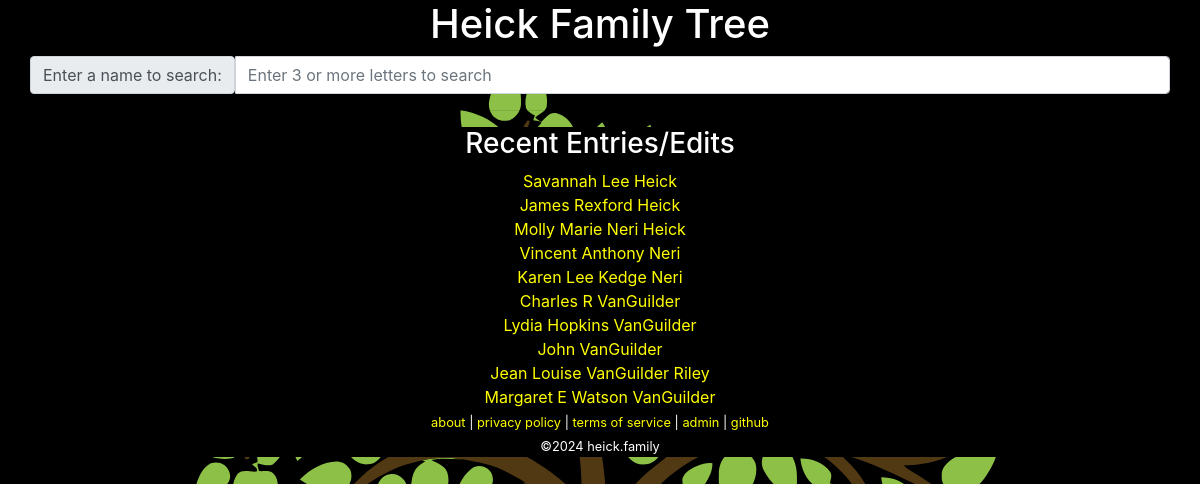
The page / on the database its author committed.
### tables this page shows
CREATE TABLE `family` (
  `id` int(10) unsigned NOT NULL AUTO_INCREMENT COMMENT 'primary key',
  `name` char(200) NOT NULL,
  `parent-bio-x` int(10) unsigned NOT NULL DEFAULT 0 COMMENT 'mother xx',
  `parent-bio-y` int(10) unsigned NOT NULL DEFAULT 0 COMMENT 'father xy',
  `parent-adopt-x` int(10) unsigned NOT NULL DEFAULT 0,
  `parent-adopt-y` int(10) unsigned NOT NULL DEFAULT 0,
  `partner` int(10) unsigned NOT NULL DEFAULT 0,
  `dob` char(10) NOT NULL DEFAULT '0000-00-00' COMMENT 'date of birth ymd',
  `dod` char(10) NOT NULL DEFAULT '0000-00-00' COMMENT 'date of death ymd',
  `lastupdated` datetime NOT NULL DEFAULT current_timestamp() ON UPDATE current_timestamp(),
  PRIMARY KEY (`id`)
);

### lib/Stuff.php (called while the page is built, shortened)
<?php
require_once('Family.php');
class Stuff extends Family
{
	public static function getLastModified($count = 10)
	{
		$data = [];
		$query = 'SELECT `id`,`name` FROM `family` ORDER BY `lastupdated` DESC LIMIT ' . $count;
		$result = self::_query($query);
		while ($row = mysqli_fetch_assoc($result)) {
			$data[] = ['id' => $row['id'], 'name' => $row['name']];
		}
		return $data;
	}
}

### lib/Family.php (called while the page is built, shortened)
<?php
class Family
{
	private static $link = null;
	protected static function _query($query = null)
	{
		$result = mysqli_query(self::$link, $query);
		return $result;
	}
	protected static function _connect()
	{
		$config = json_decode(file_get_contents('../conf/configuration.json'), true);
		$db = $config['database'];
		self::$link = mysqli_connect($db['hostname'], $db['username'], $db['password'], $db['database']);
		return;
	}
}

### www/index.php (the view, shortened to what this page needs)
<?php
require_once('../lib/Stuff.php');
?><!DOCTYPE html>
<html lang="en">
	<head>
		<link rel="stylesheet" href="https://cdn.jsdelivr.net/npm/bootstrap@4.6.0/dist/css/bootstrap.min.css">
		<link rel="stylesheet" href="media/theme.css">
	</head>
	<body>
		<div class="container">
<?php require_once("header.php"); ?>
			<div class="row">
				<div class="input-group">
					<div class="iput-group-prepend">
						<span class="input-group-text">Enter a name to search:</span>
					</div>
					<input class="form-control" type="text" id="search" name="search" placeholder="Enter 3 or more letters to search" value="" />
				</div>
			</div>
			<hr />
			<div class="row">
				<div class="col text-center"><h3>Recent Entries/Edits</h2></div>
			</div>
<?php
$recent = Stuff::getLastModified();
foreach ($recent as $value)
{
	echo "\t\t\t" . '<div class="row"><div class="col text-center"><a href="tree.php?id=' . $value['id'] . '">' . $value['name'] . '</a></div></div>' . "\n";
}
?>
<?php require_once("footer.php"); ?>
		 </div>
	</body>
</html>

### www/media/theme.css (style rules this page uses)
body, table, tr, td { background: black; color: white; }
a { color: yellow; background: black; }
body { background-image: url('media/family-tree-fixed.svg'); background-size: cover; background-repeat: no-repeat; }
div.col { background-color: black; }

### rows shown on the page
family: name "Savannah Lee Heick"
family: name "James Rexford Heick"
family: name "Molly Marie Neri Heick"
family: name "Vincent Anthony Neri"
family: name "Karen Lee Kedge Neri"
family: name "Charles R VanGuilder"
family: name "Lydia Hopkins VanGuilder"
family: name "John VanGuilder"
family: name "Jean Louise VanGuilder Riley"
family: name "Margaret E Watson VanGuilder"
